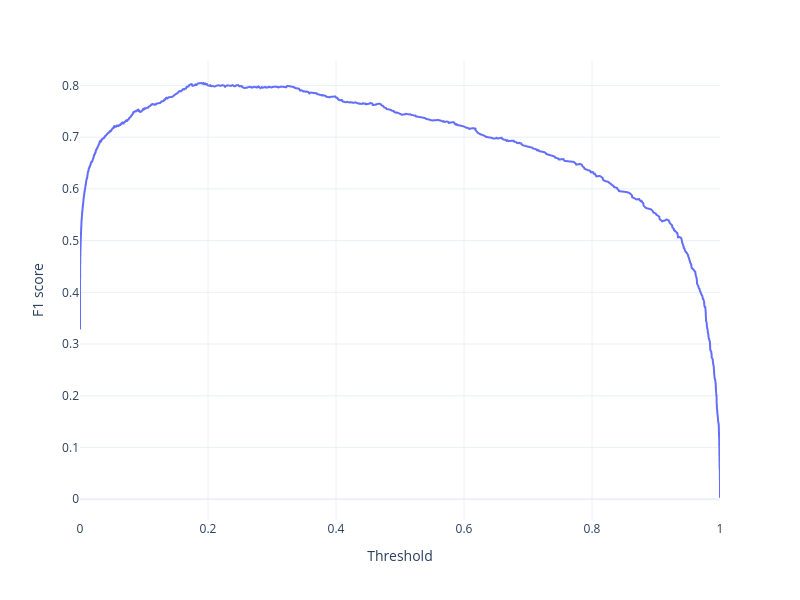

This figure's notebook cell:
### Code cell
px.line(x=threshold, y=f1, width=800, height=600, 
        labels={"x": "Threshold", "y": "F1 score"})

### Figure 1 — Plotly figure (JSON) as saved in the notebook; plotly's stock layout.template omitted (floating-point values rounded to 4 significant figures; data arrays with more than 128 entries replaced by an {"elided": "..."} marker saying what was removed)
{"data": [{"hovertemplate": "Threshold=%{x}<br>F1 score=%{y}<extra></extra>", "legendgroup": "", "line": {"color": "#636efa", "dash": "solid"}, "marker": {"symbol": "circle"}, "mode": "lines", "name": "", "showlegend": false, "type": "scattergl", "x": {"elided": "2420 float values"}, "xaxis": "x", "y": {"elided": "2420 float values"}, "yaxis": "y"}], "layout": {"height": 600, "legend": {"tracegroupgap": 0}, "margin": {"t": 60}, "width": 800, "xaxis": {"anchor": "y", "domain": [0, 1], "title": {"text": "Threshold"}}, "yaxis": {"anchor": "x", "domain": [0, 1], "title": {"text": "F1 score"}}}}
